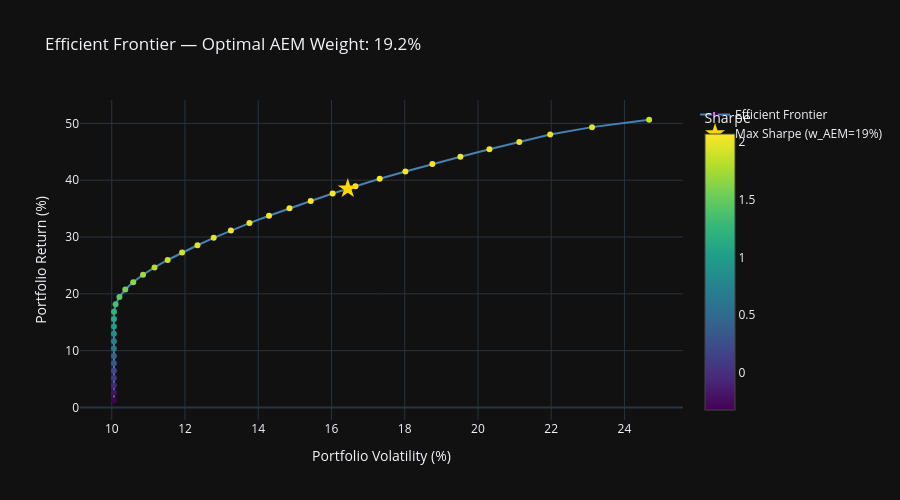

The notebook cell this image was saved under:
### Markdown cell above
---
## ⚖️ Section 11: Portfolio Optimization (CVXPY)
*Calculates mathematically optimal position size for the stock in a diversified portfolio using mean-variance optimization.*

### Code cell
def run_portfolio_optimization(ticker: str, info: dict, price_df: pd.DataFrame):
    """
    Downloads a diversified benchmark universe and calculates the
    optimal portfolio weight for TICKER using CVXPY (Markowitz MVO).
    """
    try:
        import cvxpy as cp
    except ImportError:
        print("  Installing cvxpy...")
        import subprocess
        subprocess.run([sys.executable, "-m", "pip", "install", "cvxpy",
                        "--break-system-packages", "-q"], capture_output=True)
        import cvxpy as cp

    print(f"\n⚖️  Portfolio Optimization for {ticker}")

    # Diversified universe
    UNIVERSE = ["SPY", "QQQ", "GLD", "TLT", "VNQ", ticker]
    UNIVERSE = list(dict.fromkeys(UNIVERSE))  # deduplicate

    try:
        raw = yf.download(UNIVERSE, period="3y", auto_adjust=True, progress=False)["Close"]
        if isinstance(raw, pd.Series):
            raw = raw.to_frame(ticker)
        raw = raw.dropna(axis=1, thresh=int(len(raw)*0.8)).dropna()
        if raw.empty:
            print("  ⚠️  Could not download universe data")
            return
        assets = list(raw.columns)
        print(f"  Universe: {assets}")
    except Exception as e:
        print(f"  ❌ Universe download failed: {e}")
        return

    returns = raw.pct_change().dropna()
    mu = returns.mean().values * 252        # annualised expected returns
    cov = returns.cov().values * 252        # annualised covariance matrix

    n = len(assets)
    w = cp.Variable(n)

    # ── Efficient Frontier
    returns_port = []
    risks_port = []
    weights_port = []

    target_returns = np.linspace(mu.min(), mu.max(), 50)
    for target in target_returns:
        constraints = [
            cp.sum(w) == 1,
            w >= 0.0,     # long-only
            w <= 0.50,    # max 50% in any single asset
            mu @ w >= target
        ]
        prob = cp.Problem(cp.Minimize(cp.quad_form(w, cov)), constraints)
        try:
            prob.solve(solver=cp.SCS, verbose=False)
            if prob.status in ["optimal", "optimal_inaccurate"] and w.value is not None:
                returns_port.append(target)
                risks_port.append(np.sqrt(w.value @ cov @ w.value))
                weights_port.append(w.value.tolist())
        except:
            pass

    # ── Maximum Sharpe Portfolio
    def neg_sharpe(w_arr):
        ret = mu @ w_arr
        vol = np.sqrt(w_arr @ cov @ w_arr)
        return -(ret - RISK_FREE) / vol if vol > 0 else 0

    from scipy.optimize import minimize
    result = minimize(
        neg_sharpe,
        x0=np.ones(n)/n,
        method="SLSQP",
        bounds=[(0, 0.5)]*n,
        constraints={"type": "eq", "fun": lambda w: np.sum(w) - 1}
    )

    optimal_w = result.x if result.success else np.ones(n)/n
    opt_ret = mu @ optimal_w
    opt_vol = np.sqrt(optimal_w @ cov @ optimal_w)
    opt_sharpe = (opt_ret - RISK_FREE) / opt_vol

    ticker_weight = optimal_w[assets.index(ticker)] if ticker in assets else 0

    print(f"\n  Maximum Sharpe Portfolio:")
    for asset, weight in zip(assets, optimal_w):
        bar = "█" * int(weight * 40)
        print(f"    {asset:<6}: {weight*100:5.1f}% {bar}")
    print(f"  Expected Return (ann.): {opt_ret*100:.2f}%")
    print(f"  Volatility (ann.):      {opt_vol*100:.2f}%")
    print(f"  Sharpe Ratio:           {opt_sharpe:.3f}")
    print(f"\n  ➤ Optimal weight for {ticker}: {ticker_weight*100:.1f}%")

    # Plot efficient frontier
    if returns_port and risks_port:
        sharpes = [(r - RISK_FREE) / v if v > 0 else 0
                   for r, v in zip(returns_port, risks_port)]

        fig = go.Figure()
        fig.add_trace(go.Scatter(
            x=[r*100 for r in risks_port],
            y=[r*100 for r in returns_port],
            mode="lines+markers",
            marker=dict(color=sharpes, colorscale="Viridis", size=6,
                        showscale=True, colorbar=dict(title="Sharpe")),
            name="Efficient Frontier", line=dict(color="steelblue")
        ))
        fig.add_trace(go.Scatter(
            x=[opt_vol*100], y=[opt_ret*100],
            mode="markers",
            marker=dict(color="gold", size=15, symbol="star"),
            name=f"Max Sharpe (w_{ticker}={ticker_weight*100:.0f}%)"
        ))
        fig.update_layout(
            title=f"Efficient Frontier — Optimal {ticker} Weight: {ticker_weight*100:.1f}%",
            xaxis_title="Portfolio Volatility (%)",
            yaxis_title="Portfolio Return (%)",
            template="plotly_dark", height=500
        )
        fig.show()

    return optimal_w, assets


PORTFOLIO_OPT = run_portfolio_optimization(TICKER, DATA.info, DATA.price_5y)

### Figure 1 — Plotly figure (JSON) as saved in the notebook; plotly's stock layout.template omitted (floating-point values rounded to 4 significant figures)
{"data": [{"line": {"color": "steelblue"}, "marker": {"color": [-0.3212, -0.1921, -0.0629, 0.06627, 0.1954, 0.3246, 0.4538, 0.583, 0.7121, 0.8413, 0.9705, 1.1, 1.229, 1.352, 1.465, 1.568, 1.659, 1.737, 1.805, 1.861, 1.909, 1.949, 1.983, 2.011, 2.031, 2.046, 2.057, 2.064, 2.068, 2.068, 2.064, 2.056, 2.045, 2.031, 2.016, 1.999, 1.982, 1.94, 1.87], "colorbar": {"title": {"text": "Sharpe"}}, "colorscale": [[0, "#440154"], [0.1111, "#482878"], [0.2222, "#3e4989"], [0.3333, "#31688e"], [0.4444, "#26828e"], [0.5556, "#1f9e89"], [0.6667, "#35b779"], [0.7778, "#6ece58"], [0.8889, "#b5de2b"], [1, "#fde725"]], "showscale": true, "size": 6}, "mode": "lines+markers", "name": "Efficient Frontier", "type": "scatter", "x": [10.06, 10.06, 10.06, 10.06, 10.06, 10.06, 10.06, 10.06, 10.06, 10.06, 10.06, 10.06, 10.06, 10.11, 10.21, 10.37, 10.59, 10.85, 11.17, 11.53, 11.92, 12.34, 12.78, 13.25, 13.76, 14.29, 14.85, 15.43, 16.03, 16.65, 17.32, 18.02, 18.75, 19.52, 20.31, 21.13, 21.97, 23.12, 24.67], "y": [1.269, 2.568, 3.867, 5.167, 6.466, 7.765, 9.064, 10.36, 11.66, 12.96, 14.26, 15.56, 16.86, 18.16, 19.46, 20.76, 22.06, 23.36, 24.66, 25.96, 27.25, 28.55, 29.85, 31.15, 32.45, 33.75, 35.05, 36.35, 37.65, 38.95, 40.25, 41.55, 42.85, 44.15, 45.44, 46.74, 48.04, 49.34, 50.64]}, {"marker": {"color": "gold", "size": 15, "symbol": "star"}, "mode": "markers", "name": "Max Sharpe (w_AEM=19%)", "type": "scatter", "x": [16.44], "y": [38.52]}], "layout": {"height": 500, "title": {"text": "Efficient Frontier — Optimal AEM Weight: 19.2%"}, "xaxis": {"title": {"text": "Portfolio Volatility (%)"}}, "yaxis": {"title": {"text": "Portfolio Return (%)"}}}}
